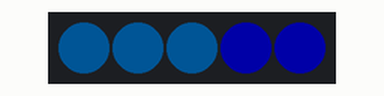
The program below on a simulated Raspberry Pi Pico running MicroPython. Parts: 5 RGB LEDs in strip order, left to right. Dim RGB values are drawn brighter than linear; library files of the repository ran but are not shown: neopixel.py.

Above: at 0.45 s.
At 1.65 s:
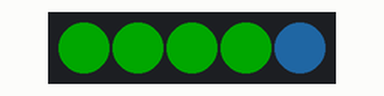
At 3.16 s:
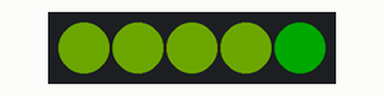
At 5.87 s:
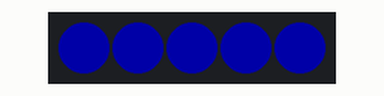
At 8.29 s:
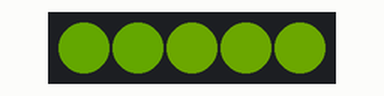
At 11.3 s:
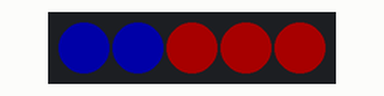
Timing chart, 0 to 40.0 s (numbered marks = the images above):
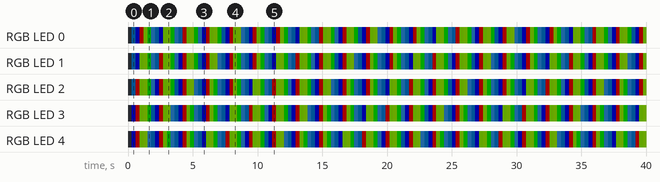

The program:

rainbow.py
```python
import time
from neopixel import Neopixel

numpix = 5
strip = Neopixel(numpix, 0, 28, "RGB")

red = (255, 0, 0)
orange = (255, 165, 0)
yellow = (255, 150, 0)
green = (0, 255, 0)
blue = (0, 0, 255)
indigo = (75, 0, 130)
violet = (138, 43, 226)
colors_rgb = (red, orange, yellow, green, blue, indigo, violet)

# same colors as normaln rgb, just 0 added at the end
colors_rgbw = [color+tuple([0]) for color in colors_rgb]
colors_rgbw.append((0, 0, 0, 255))

# uncomment colors_rgb if you have RGB strip
colors = colors_rgb
#colors = colors_rgbw

strip.brightness(42)

while True:
    for color in colors:
        for i in range(numpix):
            strip.set_pixel(i, color)
            time.sleep(0.01)
            strip.show()
```

Measured:
- by itself, RGB LED 0: off → RGB(0, 12, 21) at 0.30 s, → RGB(0, 0, 42) 0.30 s later, → RGB(42, 0, 0) 0.30 s later, → RGB(27, 42, 0) 0.30 s later, … (132 changes in this stretch)
- by itself, RGB LED 3: off → RGB(0, 0, 42) at 0.30 s, → RGB(42, 0, 0) 0.30 s later, → RGB(25, 42, 0) 0.30 s later, → RGB(27, 42, 0) 0.30 s later, … (132 changes in this stretch)
- by itself, everything shown: repeats every 10.6 s, in 35 steps
